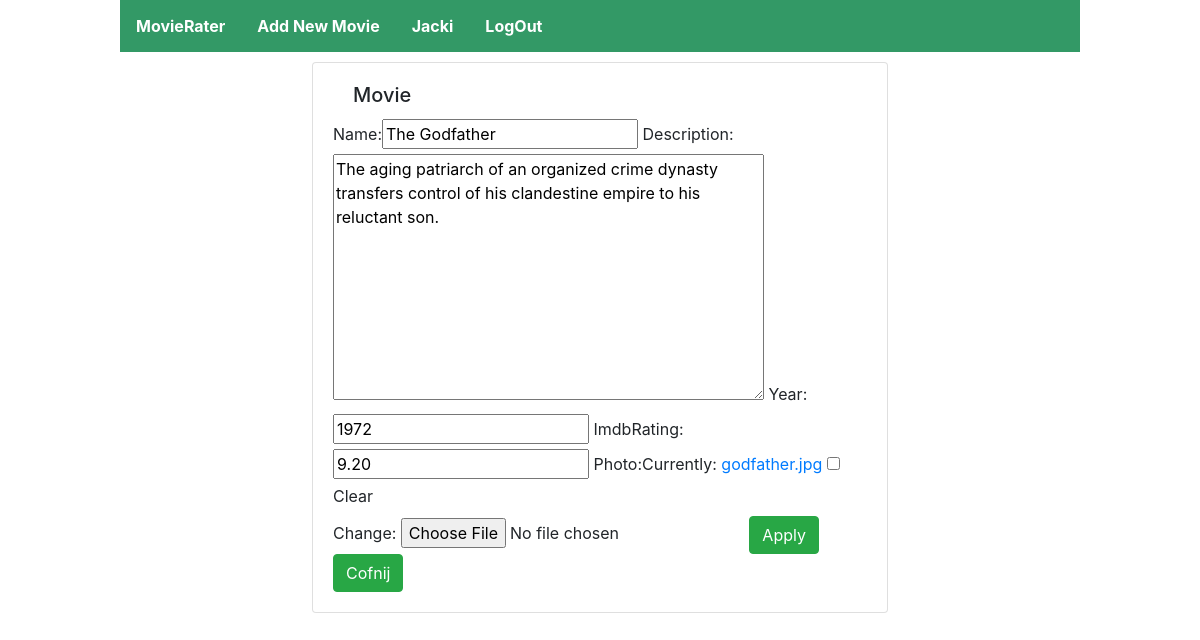
Page /main/edit/4 (signed in) on the committed database.
### main/models.py (models this page shows, shortened)
class Movie(models.Model):
    name=models.CharField(max_length=128)
    description=models.TextField(default='')
    year=models.IntegerField(null=True, blank=True)
    imdbRating=models.DecimalField(null=True, blank=True, decimal_places=2, max_digits=4)
    photo=models.ImageField(null=True, blank=True)

### main/views.py (the view)
# urls.py: path('edit/<int:id>', editMovie, name='editMovie'),
@login_required
def editMovie(request, id):
    movie=get_object_or_404(Movie, pk=id)
    form=MovieForm(request.POST or None, request.FILES or None, instance=movie)
    if form.is_valid():
        form.save()
        return redirect(movieList)
    return render(request, 'movie_form.html', {'form':form})

### main/forms.py
class MovieForm(ModelForm):
    class Meta:
        model = Movie
        fields=['name', 'description', 'year', 'imdbRating', 'photo']

### templates/movie_form.html (shortened to what this page needs)
{%extends 'main.html'%}
{% load bootstrap %}
{% block body %}
  <div class="card">
    <div class="card-body">
      <h5 class="card-title">Movie</h5>
      <form role="form-horizontal" method="POST" enctype="multipart/form-data">
        {{form|bootstrap_horizontal}}
        <button type="submit" class="btn btn-success">Apply</button>
        <button onclick="location.href='{% url 'movieList' %}'" type="button"class="btn btn-success">Cofnij</button>
      </form>
    </div>
  </div>
{% endblock %}

### templates/main.html (shortened to what this page needs)
{%load static%}
<!DOCTYPE html>
<html lang="en" dir="ltr">
  <head>
    <link rel="stylesheet" href="https://stackpath.bootstrapcdn.com/bootstrap/4.3.1/css/bootstrap.min.css"
>
    <link rel="stylesheet" href="https://use.fontawesome.com/releases/v5.10.2/css/all.css"
>
    <link rel="stylesheet" href="{%static 'style.css'%}">
  </head>
  <header>
    <ul>
      <li>
        <a href="{% url 'movieList' %}">MovieRater</a>
      </li>
      <li>
        <a href="{% url 'addMovie' %}">Add New Movie</a>
      </li>
      <li>
        {% if user.is_authenticated %}
          <a href="#" tabindex="-1" aria-disabled="true">{{user.username}}</a>
        {% endif %}
      </li>
      <li>
        {% if user.is_authenticated %}
          <a href="{% url 'logout' %}">LogOut</a>
        {% else %}
          <a href="{% url 'login' %}">LogIn</a>
        {% endif %}
      </li>
    </ul>
  </header>
  <body>
    {% block body %} {% endblock %}
  </body>
</html>

### static/style.css (style rules this page uses)
body { margin-left: 10%; margin-right: 10%; }
.card { margin-left: 20%; margin-right: 20%; margin-top: 1%; }
ul { list-style-type: none; margin: 0; padding: 0; overflow: hidden; background-color:#339966; position: -webkit-sticky; position: sticky; top: 0; }
li { float: left; }
li a { display: block; color: #ffffff; font-weight: bold; text-align: center; padding: 14px 16px; text-decoration: none; }
h5 { margin-left: 20px; }

### rows in the picture
Movie: name "The Godfather", description "The aging patriarch of an organized crime dynasty transfers control of his clandestine empire to his reluctant son.", year "1972", imdbRating "9.20"

### other values in the picture
{{ user.username }} "Jacki"
